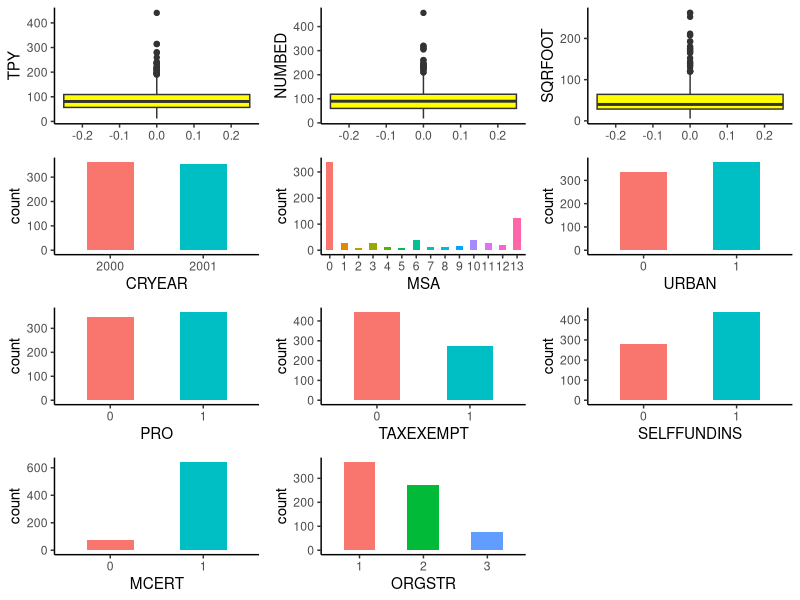

Write the R code that produced this figure.
Data <- read.csv("WiscNursingHome.csv", header = TRUE)
Data$CRYEAR <- factor(Data$CRYEAR)
Data$URBAN <- factor(Data$URBAN)
Data$PRO <- factor(Data$PRO)
Data$TAXEXEMPT <- factor(Data$TAXEXEMPT)
Data$SELFFUNDINS <- factor(Data$SELFFUNDINS)
Data$MCERT <- factor(Data$MCERT)
Data$ORGSTR <- factor(Data$ORGSTR)
Data$MSA <- factor(Data$MSA)


library(ggplot2)
library(cowplot)


p1 <- ggplot(data = Data, aes(y = TPY)) +
    geom_boxplot(fill = "yellow",width = 0.5) +
    theme_classic() 

p2 <- ggplot(data = Data, aes(y = NUMBED)) +
    geom_boxplot(fill = "yellow", width = 0.5) +
    theme_classic() 

p3 <- ggplot(data = Data, aes(y = SQRFOOT)) +
    geom_boxplot(fill = "yellow", width = 0.5) +
    theme_classic() 

p4 <- ggplot(data = Data, aes(x = CRYEAR, fill = CRYEAR)) +
    geom_bar(width = 0.5) +
    theme_classic() +
    theme(legend.position = "none")

p5 <- ggplot(data = Data, aes(x = MSA, fill = MSA)) +
    geom_bar(width = 0.5) +
    theme_classic() +
    theme(legend.position = "none")

p6 <- ggplot(data = Data, aes(x = URBAN, fill = URBAN)) +
    geom_bar(width = 0.5) +
    theme_classic() +
    theme(legend.position = "none")

p7 <- ggplot(data = Data, aes(x = PRO, fill = PRO)) +
    geom_bar(width = 0.5) +
    theme_classic() +
    theme(legend.position = "none")

p8 <- ggplot(data = Data, aes(x = TAXEXEMPT, fill = TAXEXEMPT)) +
    geom_bar(width = 0.5) +
    theme_classic() +
    theme(legend.position = "none")

p9 <- ggplot(data = Data, aes(x = SELFFUNDINS, fill = SELFFUNDINS)) +
    geom_bar(width = 0.5) +
    theme_classic() +
    theme(legend.position = "none")

p10 <- ggplot(data = Data, aes(x = MCERT, fill = MCERT)) +
    geom_bar(width = 0.5) +
    theme_classic() +
    theme(legend.position = "none")

p11 <- ggplot(data = Data, aes(x = ORGSTR, fill = ORGSTR)) +
    geom_bar(width = 0.5) +
    theme_classic() +
    theme(legend.position = "none")

plot_grid(p1, p2, p3,
          p4, p5, p6,
          p7, p8, p9,
          p10, p11,
          nrow = 4, ncol = 3)
